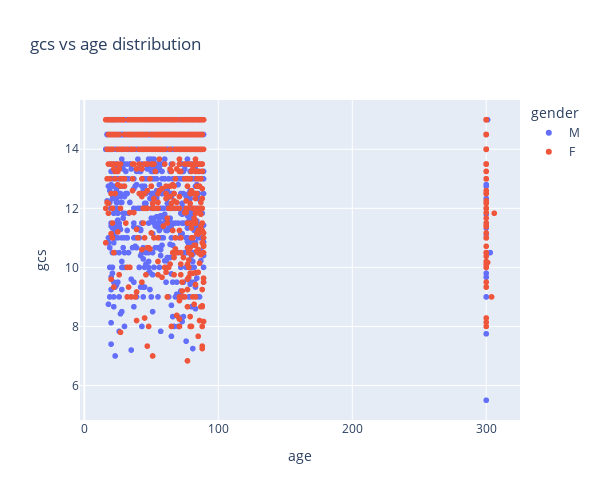

Write notebook code for a chart like this one.
### Code cell
fig = px.scatter(data_TBI_ML.groupby(['hadm_id']).aggregate({'gender':'min', 'age':'min','gcs':'mean'}), 
                 x="age", y="gcs", color="gender", width=600, height=500, title = "gcs vs age distribution")
fig.show()

### Figure 1 — Plotly figure (JSON) as saved in the notebook; plotly's stock layout.template omitted (floating-point values rounded to 4 significant figures; data arrays with more than 128 entries replaced by an {"elided": "..."} marker saying what was removed)
{"data": [{"hoverlabel": {"namelength": 0}, "hovertemplate": "gender=M<br>age=%{x}<br>gcs=%{y}", "legendgroup": "M", "marker": {"color": "#636efa", "symbol": "circle"}, "mode": "markers", "name": "M", "showlegend": true, "type": "scattergl", "x": {"elided": "1399 int values"}, "xaxis": "x", "y": {"elided": "1399 float values"}, "yaxis": "y"}, {"hoverlabel": {"namelength": 0}, "hovertemplate": "gender=F<br>age=%{x}<br>gcs=%{y}", "legendgroup": "F", "marker": {"color": "#EF553B", "symbol": "circle"}, "mode": "markers", "name": "F", "showlegend": true, "type": "scattergl", "x": {"elided": "834 int values"}, "xaxis": "x", "y": {"elided": "834 float values"}, "yaxis": "y"}], "layout": {"height": 500, "legend": {"title": {"text": "gender"}, "tracegroupgap": 0}, "title": {"text": "gcs vs age distribution"}, "width": 600, "xaxis": {"anchor": "y", "domain": [0, 1], "title": {"text": "age"}}, "yaxis": {"anchor": "x", "domain": [0, 1], "title": {"text": "gcs"}}}}
